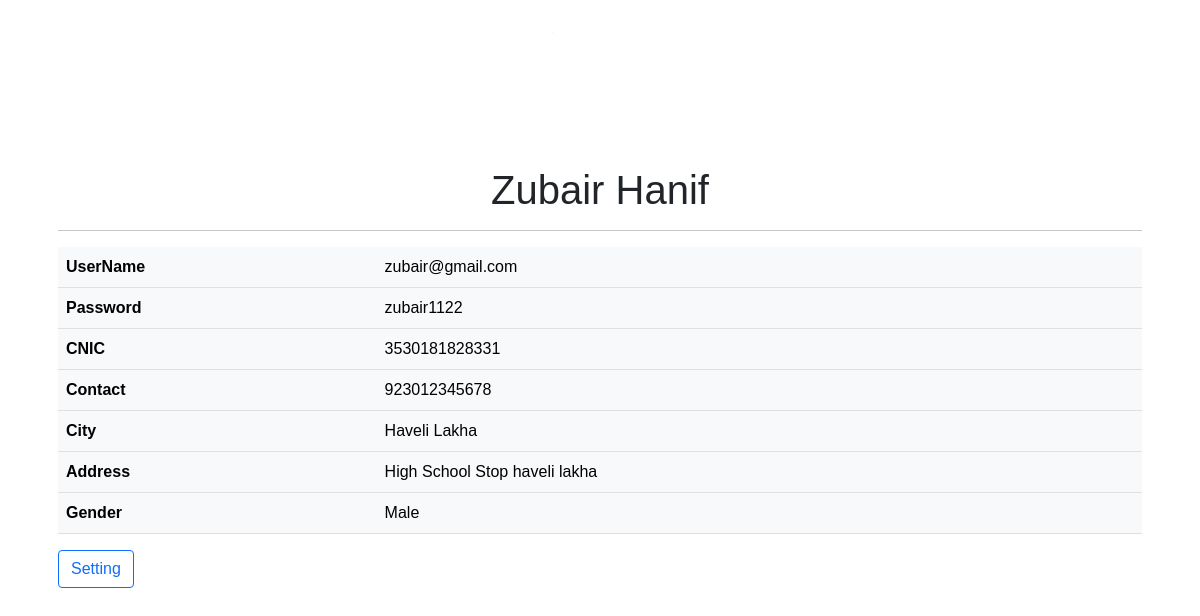
The app's page /receiver/dashboard/adminprofile.php?r=1 (signed in) with its own data.
### tables this page shows
CREATE TABLE `receivery` (
  `r_id` int(11) NOT NULL,
  `r_name` varchar(200) NOT NULL,
  `r_cnic` varchar(200) NOT NULL,
  `r_username` varchar(200) NOT NULL,
  `r_password` varchar(200) NOT NULL,
  `r_contact` varchar(200) NOT NULL,
  `r_need` varchar(200) NOT NULL,
  `r_case` varchar(200) NOT NULL,
  `r_city` varchar(200) NOT NULL,
  `r_address` varchar(200) NOT NULL,
  `r_gender` varchar(200) NOT NULL
);

### receiver/dashboard/adminprofile.php (the view, shortened to what this page needs)
<?php
include 'dbconnect.php';
$id=$_GET['r'];
$query="SELECT * FROM receivery WHERE r_id='".$id."'";
$q=mysqli_query($con,$query);
$row=mysqli_fetch_array($q);
?>
<!DOCTYPE html>
<!DOCTYPE html>
<html lang="en">
<head>
    <link rel="stylesheet" href="../assets/css/bootstrap.min.css">
    <link rel="stylesheet" href="../assets/css/style.css">
    <link rel="stylesheet" href="https://cdnjs.cloudflare.com/ajax/libs/font-awesome/4.7.0/css/font-awesome.min.css">
</head>
<body>
    <div class="container">
        <div class="row">
            <div class="col">
            <div class="modal-body">
        <img src="../assets/img/p1.jpg" class="rounded mx-auto d-block rounded-circle" style="width: 150px; height: 150px;" alt="...">
        <h1 style="text-align: center;"><?php echo $row['r_name']?></h1>
        <hr>
        <table class="table table-light">
          <tbody>
            <tr>
              <th scope="col">UserName</th>
              <td><?php echo $row['r_username']?></td>
            </tr>
            <tr>
              <th scope="col">Password</th>
              <td><?php echo $row['r_password']?></td>
            </tr>
            <tr>
              <th scope="col">CNIC</th>
              <td><?php echo $row['r_cnic']?></td>
            </tr>
            <tr>
              <th scope="col">Contact</th>
              <td><?php echo $row['r_contact']?></td>
            </tr>
            <tr>
              <th scope="col">City</th>
              <td><?php echo $row['r_city']?></td>
            </tr>
            <tr>
              <th scope="col">Address</th>
              <td><?php echo $row['r_address']?></td>
            </tr>
            <tr>
              <th scope="col">Gender</th>
              <td><?php echo $row['r_gender']?></td>
            </tr>
          </tbody>
        </table>
        <a href="setting.php">
        <button class="btn btn-outline-primary">Setting</button>
      </a>
      </div>
            </div>
        </div>
    </div>
</body>
</html>

### receiver/assets/css/style.css (style rules this page uses)
* { padding: 0%; margin: 0%; font-family: sans-serif; }
a { text-decoration: none; color: black; cursor: pointer; }

### records on screen
receivery: r_name "Zubair Hanif", r_username "zubair@gmail.com", r_password "zubair1122", r_cnic "3530181828331", r_contact "923012345678", r_city "Haveli Lakha", r_address "High School Stop haveli lakha", r_gender "Male"
